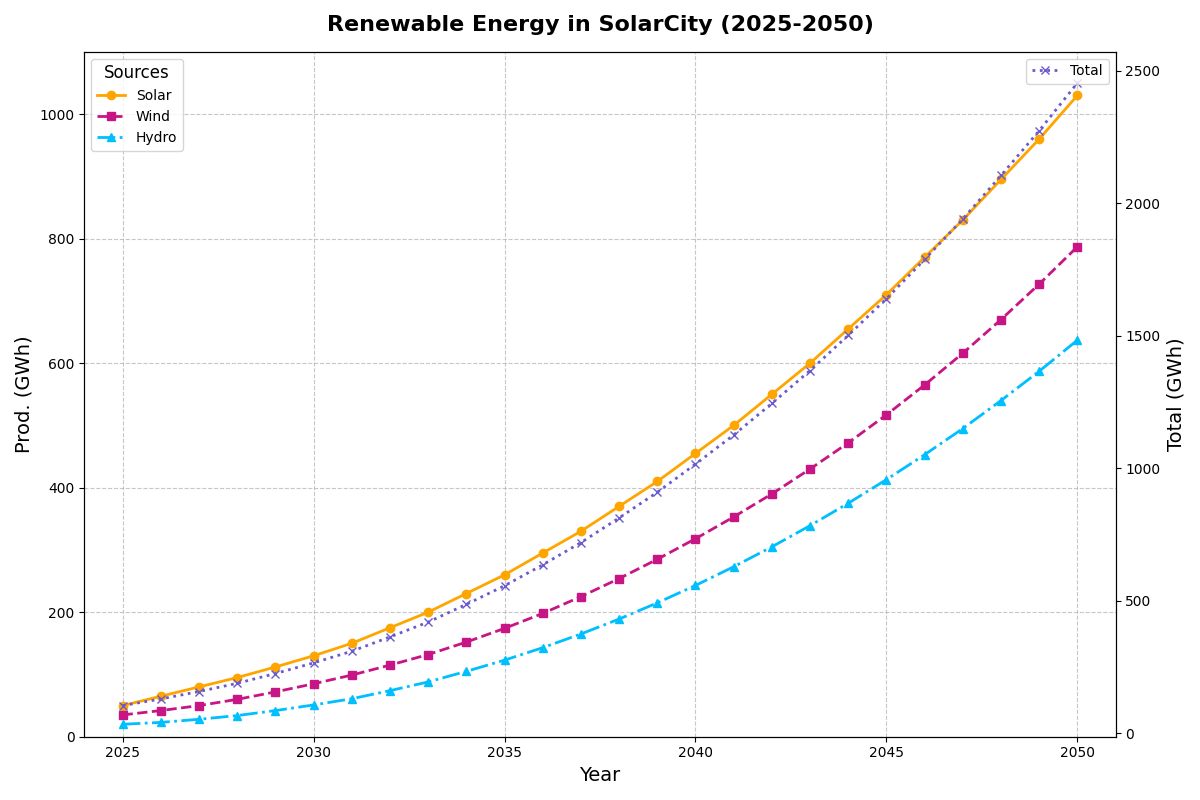

Python code for this plot:
import matplotlib.pyplot as plt
import numpy as np

years = np.arange(2025, 2051)

solar_energy = np.array([50, 65, 80, 95, 112, 130, 150, 175, 200, 230, 260, 295, 330, 370, 410, 455, 500, 550, 600, 655, 710, 770, 830, 895, 960, 1030])
wind_energy = np.array([35, 42, 50, 60, 72, 85, 99, 115, 132, 152, 174, 198, 225, 254, 285, 318, 353, 390, 430, 472, 517, 565, 616, 670, 727, 787])
hydro_energy = np.array([20, 23, 28, 34, 42, 51, 61, 74, 88, 105, 123, 143, 165, 189, 215, 243, 273, 305, 339, 375, 413, 453, 495, 540, 587, 637])

fig, ax1 = plt.subplots(figsize=(12, 8))

ax1.plot(years, solar_energy, label='Solar', marker='o', linestyle='-', linewidth=2, color='orange')
ax1.plot(years, wind_energy, label='Wind', marker='s', linestyle='--', linewidth=2, color='mediumvioletred')
ax1.plot(years, hydro_energy, label='Hydro', marker='^', linestyle='-.', linewidth=2, color='deepskyblue')

ax1.set_title('Renewable Energy in SolarCity (2025-2050)', fontsize=16, fontweight='bold', pad=15)
ax1.set_xlabel('Year', fontsize=14)
ax1.set_ylabel('Prod. (GWh)', fontsize=14)
ax1.grid(True, linestyle='--', alpha=0.7)

ax1.set_xlim(2024, 2051)
ax1.set_ylim(0, 1100)

ax1.legend(title='Sources', title_fontsize=12, fontsize=10, loc='upper left')

total_energy = solar_energy + wind_energy + hydro_energy

ax2 = ax1.twinx()
ax2.plot(years, total_energy, label='Total', color='slateblue', linestyle=':', linewidth=2, marker='x')

ax2.set_ylabel('Total (GWh)', fontsize=14)
ax2.legend(loc='upper right', fontsize=10)

plt.tight_layout()
plt.show()
